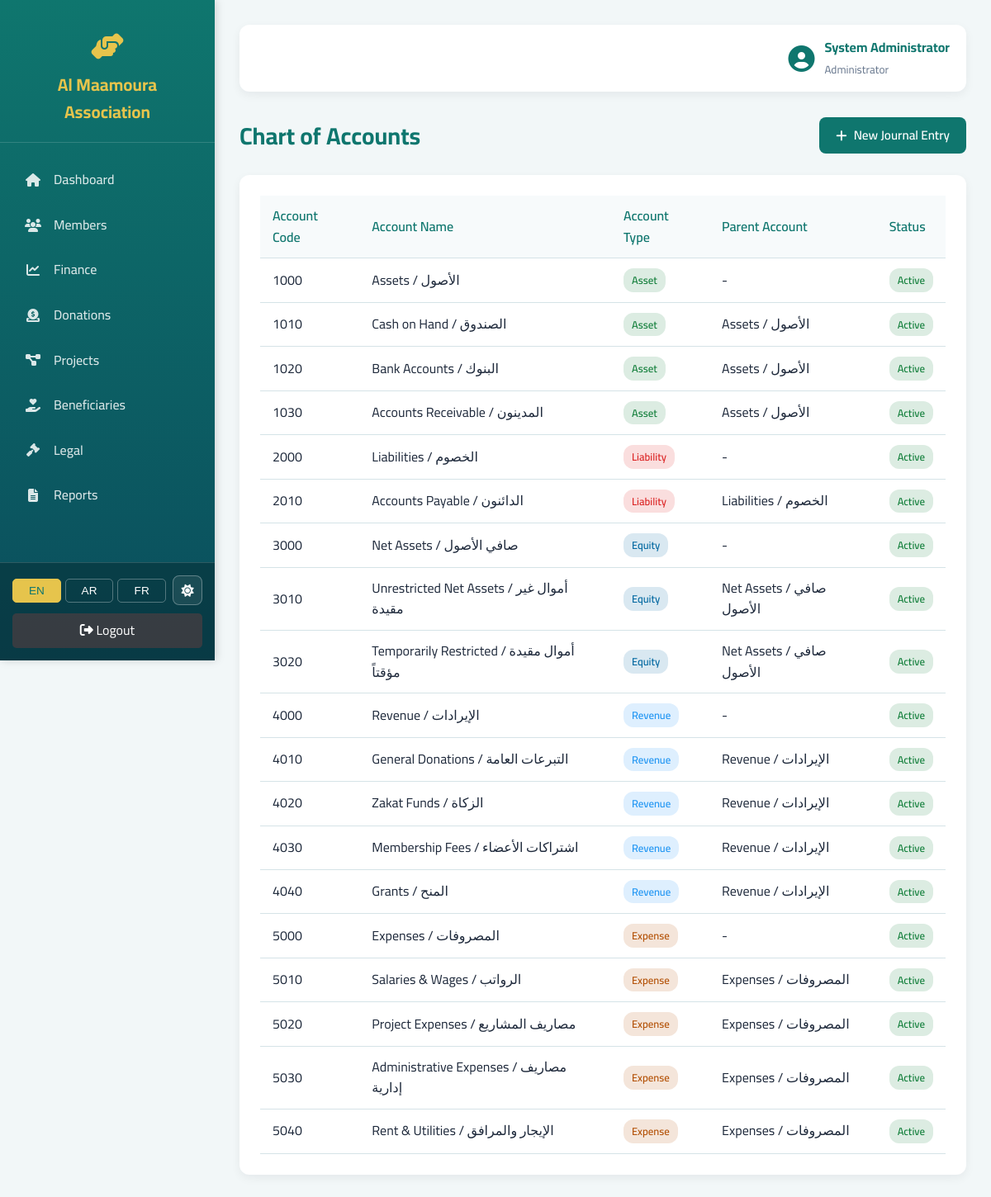
Page /finance/chart-of-accounts (signed in) on the committed database.
### tables this page shows
CREATE TABLE chart_of_accounts (
    id INTEGER PRIMARY KEY AUTOINCREMENT,
    account_code VARCHAR(20) UNIQUE NOT NULL,
    account_name VARCHAR(100) NOT NULL,
    account_type VARCHAR(20) CHECK(account_type IN ('asset','liability','equity','revenue','expense')) NOT NULL,
    parent_id INTEGER,
    is_active BOOLEAN DEFAULT 1,
    description TEXT,
    FOREIGN KEY (parent_id) REFERENCES chart_of_accounts(id)
);

### app/controllers/finance.py (the view)
@finance_bp.route('/chart-of-accounts')
@login_required
@role_required(['admin', 'accountant'])
def chart_of_accounts():
    conn = get_db()
    accounts = conn.execute('''
        SELECT c.*, p.account_name as parent_name
        FROM chart_of_accounts c
        LEFT JOIN chart_of_accounts p ON c.parent_id = p.id
        ORDER BY c.account_code
    ''').fetchall()
    conn.close()
    return render_template('finance/chart_of_accounts.html', accounts=accounts)

### app/helpers/auth.py (called while the page is built)
def get_db():
    conn = sqlite3.connect(Config.DATABASE)
    conn.row_factory = sqlite3.Row
    conn.execute("PRAGMA foreign_keys = ON")  # [FIX] ensure FK enforcement
    return conn

def login_required(f):
    @wraps(f)
    def decorated(*args, **kwargs):
        if 'user_id' not in session:
            return redirect(url_for('auth.login'))
        return f(*args, **kwargs)
    return decorated

def role_required(roles):
    def decorator(f):
        @wraps(f)
        def decorated(*args, **kwargs):
            if 'user_id' not in session:
                return redirect(url_for('auth.login'))
            if session.get('role') not in roles:
                flash('Access denied', 'error')
                return redirect(url_for('dashboard.index'))
            return f(*args, **kwargs)
        return decorated
    return decorator

### app/helpers/i18n.py (called while the page is built)
def get_current_lang():
    lang = request.args.get('lang')
    if lang and lang in ['en', 'ar', 'fr']:
        session['lang'] = lang
        return lang
    return session.get('lang', request.accept_languages.best_match(['en', 'ar', 'fr']) or 'en')

def t(key, lang=None):
    if lang is None:
        lang = get_current_lang()
    return _translations.get(lang, {}).get(key, _translations['en'].get(key, key))

def inject_i18n():
    lang = get_current_lang()
    return {
        'current_lang': lang,
        'dir': 'rtl' if lang == 'ar' else 'ltr',
        't': lambda key: t(key, lang),
        'translations': _translations.get(lang, {})
    }

### app/templates/finance/chart_of_accounts.html (shortened to what this page needs)
{% extends "base.html" %}
{% block content %}
<div class="page-header">
    <h1>{{ t('chart_of_accounts') }}</h1>
    <a href="{{ url_for('finance.new_journal_entry') }}" class="btn btn-primary">
        <i class="fas fa-plus"></i> {{ t('new_journal_entry') }}
    </a>
</div>
<div class="card">
    <div class="table-scroll">
    <table>
        <thead>
            <tr>
                <th>{{ t('account_code') }}</th>
                <th>{{ t('account_name') }}</th>
                <th>{{ t('account_type') }}</th>
                <th>{{ t('parent_account') }}</th>
                <th>{{ t('status') }}</th>
            </tr>
        </thead>
        <tbody>
            {% for acc in accounts %}
            <tr>
                <td>{{ acc.account_code }}</td>
                <td>{{ acc.account_name }}</td>
                <td>
                    <span class="badge badge-{{ {'asset':'success','liability':'danger','equity':'info','revenue':'primary','expense':'warning'}.get(acc.account_type, 'info') }}">
                        {{ t('account_type_' + acc.account_type) }}
                    </span>
                </td>
                <td>{{ acc.parent_name or '-' }}</td>
                <td>
                    {% if acc.is_active %}
                    <span class="badge badge-success">{{ t('active') }}</span>
                    {% else %}
                    <span class="badge badge-danger">{{ t('inactive') }}</span>
                    {% endif %}
                </td>
            </tr>
            {% else %}
            <tr><td colspan="5" class="text-center">{{ t('no_data') }}</td></tr>
            {% endfor %}
        </tbody>
    </table>
    </div>
</div>
{% endblock %}

### app/templates/base.html (shortened to what this page needs)
<!DOCTYPE html>
<html lang="{{ current_lang }}" dir="{{ dir }}">
<head>
    <link rel="stylesheet" href="https://cdnjs.cloudflare.com/ajax/libs/font-awesome/6.4.0/css/all.min.css">
    <link rel="stylesheet" href="{{ url_for('static', filename='css/main.css') }}">
</head>
<body>
    {% if session.user_id %}
    <aside class="sidebar">
        <div class="logo">
            <i class="fas fa-hands-helping fa-2x"></i>
            <h2>{{ t('app_name') }}</h2>
        </div>
        <ul class="nav-menu">
            <li><a href="{{ url_for('dashboard.index') }}" class="{{ 'active' if request.endpoint == 'dashboard.index' }}"><i class="fas fa-home"></i> <span>{{ t('dashboard') }}</span></a></li>
            <li><a href="{{ url_for('members.index') }}"><i class="fas fa-users"></i> <span>{{ t('members') }}</span></a></li>
            <li><a href="{{ url_for('finance.dashboard') }}"><i class="fas fa-chart-line"></i> <span>{{ t('finance') }}</span></a></li>
            <li><a href="{{ url_for('donations.index') }}"><i class="fas fa-donate"></i> <span>{{ t('donations') }}</span></a></li>
            <li><a href="{{ url_for('projects.index') }}"><i class="fas fa-project-diagram"></i> <span>{{ t('projects') }}</span></a></li>
            <li><a href="{{ url_for('beneficiaries.index') }}"><i class="fas fa-hand-holding-heart"></i> <span>{{ t('beneficiaries') }}</span></a></li>
            {% if session.role in ['admin', 'secretary'] %}
            <li><a href="{{ url_for('legal.index') }}"><i class="fas fa-gavel"></i> <span>{{ t('legal') }}</span></a></li>
            {% endif %}
            <li><a href="{{ url_for('reports.index') }}"><i class="fas fa-file-alt"></i> <span>{{ t('reports') }}</span></a></li>
        </ul>
        <div class="sidebar-footer">
            <div class="sidebar-tools">
                <div class="lang-switcher">
                    <button class="lang-btn {{ 'active' if current_lang == 'en' }}" data-lang="en">EN</button>
                    <button class="lang-btn {{ 'active' if current_lang == 'ar' }}" data-lang="ar">AR</button>
                    <button class="lang-btn {{ 'active' if current_lang == 'fr' }}" data-lang="fr">FR</button>
                </div>
                <button class="theme-toggle" type="button" title="Toggle dark mode" aria-label="Toggle dark mode">
                    <i class="fas fa-sun icon-sun"></i>
                </button>
            </div>
            <a href="{{ url_for('auth.logout') }}" class="logout-btn">
                <i class="fas fa-sign-out-alt"></i> {{ t('logout') }}
            </a>
        </div>
    </aside>
    <main class="main-content">
        <div class="topbar">
            <div class="user-info">
                <i class="fas fa-user-circle fa-2x"></i>
                <div>
                    <strong>{{ session.full_name }}</strong>
                    <small>{{ t('role_' + session.role) }}</small>
                </div>
            </div>
        </div>
        {% block content %}{% endblock %}
    </main>
    {% else %}
    {% block public_content %}{% endblock %}
    {% endif %}
</body>
</html>

### app/templates/finance/chart_of_accounts.html (style rules this page uses)
.badge-primary { background: rgba(33, 150, 243, 0.15); color: #2196F3; }
.table-scroll { overflow-x: auto; }

### rows in the picture
chart_of_accounts: account_code "1000", account_name "Assets / الأصول", account_type "Asset", parent_name "-", t "Active"
chart_of_accounts: account_code "1010", account_name "Cash on Hand / الصندوق", account_type "Asset", account_name "Assets / الأصول", t "Active"
chart_of_accounts: account_code "1020", account_name "Bank Accounts / البنوك", account_type "Asset", account_name "Assets / الأصول", t "Active"
chart_of_accounts: account_code "1030", account_name "Accounts Receivable / المدينون", account_type "Asset", account_name "Assets / الأصول", t "Active"
chart_of_accounts: account_code "2000", account_name "Liabilities / الخصوم", account_type "Liability", parent_name "-", t "Active"
chart_of_accounts: account_code "2010", account_name "Accounts Payable / الدائنون", account_type "Liability", account_name "Liabilities / الخصوم", t "Active"
chart_of_accounts: account_code "3000", account_name "Net Assets / صافي الأصول", account_type "Equity", parent_name "-", t "Active"
chart_of_accounts: account_code "3010", account_name "Unrestricted Net Assets / أموال غير مقيدة", account_type "Equity", account_name "Net Assets / صافي الأصول", t "Active"
chart_of_accounts: account_code "3020", account_name "Temporarily Restricted / أموال مقيدة مؤقتاً", account_type "Equity", account_name "Net Assets / صافي الأصول", t "Active"
chart_of_accounts: account_code "4000", account_name "Revenue / الإيرادات", account_type "Revenue", parent_name "-", t "Active"
chart_of_accounts: account_code "4010", account_name "General Donations / التبرعات العامة", account_type "Revenue", account_name "Revenue / الإيرادات", t "Active"
chart_of_accounts: account_code "4020", account_name "Zakat Funds / الزكاة", account_type "Revenue", account_name "Revenue / الإيرادات", t "Active"
chart_of_accounts: account_code "4030", account_name "Membership Fees / اشتراكات الأعضاء", account_type "Revenue", account_name "Revenue / الإيرادات", t "Active"
chart_of_accounts: account_code "4040", account_name "Grants / المنح", account_type "Revenue", account_name "Revenue / الإيرادات", t "Active"
chart_of_accounts: account_code "5000", account_name "Expenses / المصروفات", account_type "Expense", parent_name "-", t "Active"
chart_of_accounts: account_code "5010", account_name "Salaries & Wages / الرواتب", account_type "Expense", account_name "Expenses / المصروفات", t "Active"
chart_of_accounts: account_code "5020", account_name "Project Expenses / مصاريف المشاريع", account_type "Expense", account_name "Expenses / المصروفات", t "Active"
chart_of_accounts: account_code "5030", account_name "Administrative Expenses / مصاريف إدارية", account_type "Expense", account_name "Expenses / المصروفات", t "Active"
chart_of_accounts: account_code "5040", account_name "Rent & Utilities / الإيجار والمرافق", account_type "Expense", account_name "Expenses / المصروفات", t "Active"

### other values in the picture
{{ t('app_name') }} "Al Maamoura Association"
{{ t('dashboard') }} "Dashboard"
{{ t('members') }} "Members"
{{ t('finance') }} "Finance"
{{ t('donations') }} "Donations"
{{ t('projects') }} "Projects"
{{ t('beneficiaries') }} "Beneficiaries"
{{ t('legal') }} "Legal"
{{ t('reports') }} "Reports"
{{ t('logout') }} "Logout"
{{ session.full_name }} "System Administrator"
{{ t('role_' + session.role) }} "Administrator"
{{ t('chart_of_accounts') }} "Chart of Accounts"
{{ t('new_journal_entry') }} "New Journal Entry"
{{ t('account_code') }} "Account Code"
